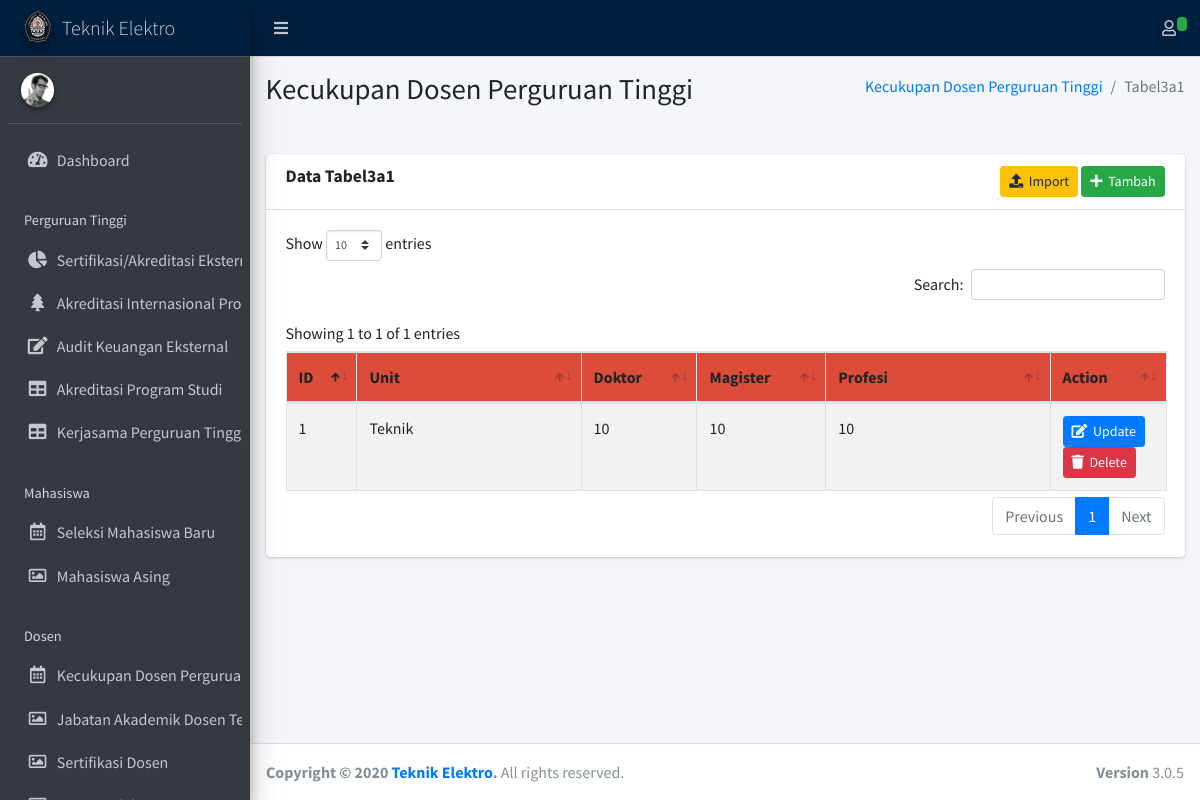
The app's page /index.php/tabel3a1 with its own data.
### tables this page shows
CREATE TABLE `tabel3a1` (
  `id` int(11) NOT NULL,
  `unit` varchar(128) NOT NULL,
  `doktor` int(11) NOT NULL,
  `magister` int(11) NOT NULL,
  `profesi` int(11) NOT NULL,
  `created_at` datetime NOT NULL,
  `updated_at` datetime NOT NULL
);

### application/controllers/Tabel3a1.php (called while the page is built, shortened)
<?php
class Tabel3a1 extends CI_Controller {
    public function __construct()
    {
        $this->load->model('Tabel3a1Model');
    }
	public function index()
	{
        $tabel3a1s = $this->Tabel3a1Model->show();
        $this->load->view('main.php',[
            "page" => "tabel3a1",
            "content" => [],
            "tabel3a1s" => $tabel3a1s,
        ]);
    }
}

### index.php (called while the page is built, shortened)
<?php
require_once BASEPATH.'core/CodeIgniter.php';

### application/models/Tabel3a1Model.php (called while the page is built, shortened)
<?php if(!defined('BASEPATH')) exit('Hacking Attempt : Keluar dari sistem..!!');
class Tabel3a1Model extends CI_Model
{
    public function show()
    {
        $this->db->select('*');
        return $this->db->get('tabel3a1')->result();
    }
}

### application/views/pages/tabel3a1.php (the view, shortened to what this page needs)
<div class="content-wrapper">
	<section class="content-header">
      <div class="container-fluid">
        <div class="row mb-2">
          <div class="col-sm-6">
            <h1>Kecukupan Dosen Perguruan Tinggi</h1>
          </div>
          <div class="col-sm-6">
            <ol class="breadcrumb float-sm-right">
              <li class="breadcrumb-item"><a href="#">Kecukupan Dosen Perguruan Tinggi</a></li>
              <li class="breadcrumb-item active">Tabel3a1</li>
            </ol>
          </div>
        </div>
      </div>
    </section>
	<br>
	<section class="content">
		<div class="container-fluid">
			<div class="row">
				<div class="col-12">
					<div class="card">
						<div class="card-header">
							<h3 class="card-title"><b>Data Tabel3a1 </b></h3>
							<div class="text-right">
								<button type="button" class="btn btn-sm btn-warning" data-toggle="modal"
									data-target="#import-tabel3a1"><i class="fa fa-upload"></i>&nbsp&nbspImport</button>
								<button type="button" class="btn btn-sm btn-success" data-toggle="modal"
									data-target="#tambah-tabel3a1"><i class="fa fa-plus"></i>&nbsp&nbspTambah</button>
							</div>
						</div>
						<div class="card-body table-responsive">
							<table class="table table-striped table-bordered table-hover dataku">
								<thead class="atas">
									<tr>
										<th width="5%">ID</th>
										<th width="20%">Unit</th>
										<th width="10%">Doktor</th>
										<th width="10%">Magister</th>
										<th width="20%">Profesi</th>
										<th width="10%">Action</th>
									</tr>
								</thead>
								<tbody>
									<?php
									$no=1;
									foreach ($tabel3a1s as $tabel3a1) {
									?>
									<tr>
										<td><?php echo $no; ?></td>
										<td><?php echo $tabel3a1->unit; ?></td>
										<td><?php echo $tabel3a1->doktor; ?></td>
										<td><?php echo $tabel3a1->magister; ?></td>
										<td><?php echo $tabel3a1->profesi; ?></td>
										<td>
											<button type="button" class="btn btn-sm btn-primary" data-toggle="modal"
												data-target="#edit-tabel3a1<?php echo $tabel3a1->id;?>"><i
													class="fa fa-edit"></i>&nbsp&nbspUpdate</button>
											<a class="btn btn-danger btn-sm delete-link" href="<?= base_url('Tabel3a1/delete/'.$tabel3a1->id);?>"><i
													class="fa fa-trash "></i>&nbsp&nbspDelete</a>
										</td>
									</tr>
									<?php $no++; } ?>
								</tbody>
							</table>
						</div>
					</div>
				</div>
			</div>
		</div>
	</section>
</div>

### application/views/templates/head.php (style rules this page uses)
.atas { background-color: #DD4B39; border-color: green; border-color: green; }

### records on screen
tabel3a1: unit "Teknik", doktor "10", magister "10", profesi "10"
